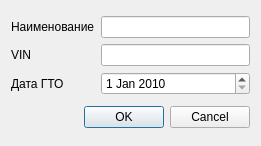
<?xml version="1.0" encoding="UTF-8"?>
<ui version="4.0">
 <class>AddPullingDialog</class>
 <widget class="QDialog" name="AddPullingDialog">
  <property name="geometry">
   <rect>
    <x>0</x>
    <y>0</y>
    <width>261</width>
    <height>146</height>
   </rect>
  </property>
  <property name="windowTitle">
   <string>ДОБАВИТЬ ТЯГАЧ</string>
  </property>
  <layout class="QGridLayout" name="gridLayout_2">
   <item row="0" column="0">
    <layout class="QGridLayout" name="gridLayout">
     <item row="0" column="1">
      <widget class="QLineEdit" name="lineEdit"/>
     </item>
     <item row="0" column="0">
      <widget class="QLabel" name="label">
       <property name="text">
        <string>Наименование</string>
       </property>
      </widget>
     </item>
     <item row="1" column="0">
      <widget class="QLabel" name="label_2">
       <property name="text">
        <string>VIN</string>
       </property>
      </widget>
     </item>
     <item row="2" column="0">
      <widget class="QLabel" name="label_3">
       <property name="text">
        <string>Дата ГТО</string>
       </property>
      </widget>
     </item>
     <item row="1" column="1">
      <widget class="QLineEdit" name="lineEdit_2"/>
     </item>
     <item row="2" column="1">
      <widget class="QDateEdit" name="dateEdit">
       <property name="date">
        <date>
         <year>2010</year>
         <month>1</month>
         <day>1</day>
        </date>
       </property>
      </widget>
     </item>
    </layout>
   </item>
   <item row="1" column="0">
    <widget class="QDialogButtonBox" name="buttonBox">
     <property name="orientation">
      <enum>Qt::Horizontal</enum>
     </property>
     <property name="standardButtons">
      <set>QDialogButtonBox::Cancel|QDialogButtonBox::Ok</set>
     </property>
    </widget>
   </item>
  </layout>
 </widget>
 <resources/>
 <connections>
  <connection>
   <sender>buttonBox</sender>
   <signal>accepted()</signal>
   <receiver>AddPullingDialog</receiver>
   <slot>accept()</slot>
   <hints>
    <hint type="sourcelabel">
     <x>248</x>
     <y>254</y>
    </hint>
    <hint type="destinationlabel">
     <x>157</x>
     <y>274</y>
    </hint>
   </hints>
  </connection>
  <connection>
   <sender>buttonBox</sender>
   <signal>rejected()</signal>
   <receiver>AddPullingDialog</receiver>
   <slot>reject()</slot>
   <hints>
    <hint type="sourcelabel">
     <x>316</x>
     <y>260</y>
    </hint>
    <hint type="destinationlabel">
     <x>286</x>
     <y>274</y>
    </hint>
   </hints>
  </connection>
 </connections>
</ui>
